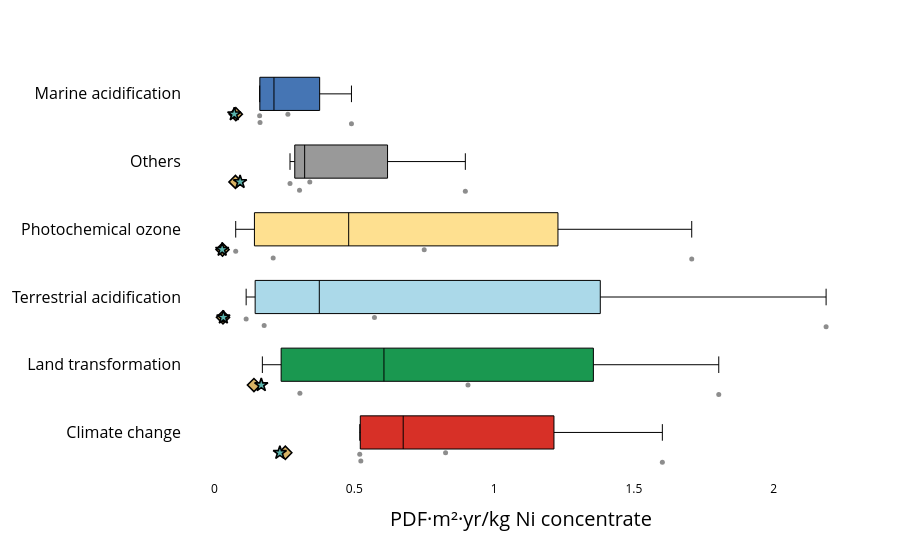

Write notebook code for a chart like this one.
### Code cell
plot_lcia_boxes_for_reference_product(
    df_eq_eiv,
    reference_product="Ni concentrate",
    yaxis_label="PDF·m²·yr/kg Ni concentrate",
    title="",
    output_html="results/Damages/boxplot_eq_ni_eiv.html",
    output_image="results/Damages/boxplot_eq_ni_eiv",
    image_format="pdf",
)

plot_lcia_boxes_for_reference_product(
    df_eq_riv,
    reference_product="Ni concentrate",
    yaxis_label="PDF·m²·yr/kg Ni concentrate",
    title="",
    output_html="results/Damages/boxplot_eq_ni_riv.html",
    output_image="results/Damages/boxplot_eq_ni_riv",
    image_format="pdf",
)

### Figure 1 — Plotly figure (JSON) as saved in the notebook; plotly's stock layout.template omitted (floating-point values rounded to 4 significant figures)
{"data": [{"boxpoints": "all", "fillcolor": "#d73027", "hoverinfo": "text+x", "hovertext": ["Nunavik Nickel", "Raglan", "Thompson", "Voisey's Bay"], "jitter": 0.35, "line": {"color": "black", "width": 1}, "marker": {"color": "rgba(80,80,80,0.65)", "size": 5}, "orientation": "h", "showlegend": false, "x": [0.5235, 0.8265, 0.5195, 1.602], "y": [0, 0, 0, 0], "type": "box"}, {"boxpoints": "all", "fillcolor": "#1a9850", "hoverinfo": "text+x", "hovertext": ["Nunavik Nickel", "Raglan", "Thompson", "Voisey's Bay"], "jitter": 0.35, "line": {"color": "black", "width": 1}, "marker": {"color": "rgba(80,80,80,0.65)", "size": 5}, "orientation": "h", "showlegend": false, "x": [0.3055, 0.1713, 1.804, 0.9067], "y": [1, 1, 1, 1], "type": "box"}, {"boxpoints": "all", "fillcolor": "#abd9e9", "hoverinfo": "text+x", "hovertext": ["Nunavik Nickel", "Raglan", "Thompson", "Voisey's Bay"], "jitter": 0.35, "line": {"color": "black", "width": 1}, "marker": {"color": "rgba(80,80,80,0.65)", "size": 5}, "orientation": "h", "showlegend": false, "x": [0.1777, 0.5723, 0.1133, 2.187], "y": [2, 2, 2, 2], "type": "box"}, {"boxpoints": "all", "fillcolor": "#fee090", "hoverinfo": "text+x", "hovertext": ["Nunavik Nickel", "Raglan", "Thompson", "Voisey's Bay"], "jitter": 0.35, "line": {"color": "black", "width": 1}, "marker": {"color": "rgba(80,80,80,0.65)", "size": 5}, "orientation": "h", "showlegend": false, "x": [0.2099, 0.7501, 0.07597, 1.707], "y": [3, 3, 3, 3], "type": "box"}, {"boxpoints": "all", "fillcolor": "#999999", "hoverinfo": "text+x", "hovertext": ["Nunavik Nickel", "Raglan", "Thompson", "Voisey's Bay"], "jitter": 0.35, "line": {"color": "black", "width": 1}, "marker": {"color": "rgba(80,80,80,0.65)", "size": 5}, "orientation": "h", "showlegend": false, "x": [0.2701, 0.3041, 0.3409, 0.8972], "y": [4, 4, 4, 4], "type": "box"}, {"boxpoints": "all", "fillcolor": "#4575b4", "hoverinfo": "text+x", "hovertext": ["Nunavik Nickel", "Raglan", "Thompson", "Voisey's Bay"], "jitter": 0.35, "line": {"color": "black", "width": 1}, "marker": {"color": "rgba(80,80,80,0.65)", "size": 5}, "orientation": "h", "showlegend": false, "x": [0.163, 0.2625, 0.1615, 0.4899], "y": [5, 5, 5, 5], "type": "box"}, {"marker": {"color": "rgba(0,0,0,0)", "line": {"color": "black", "width": 1.5}, "size": 16, "symbol": "square"}, "mode": "markers", "name": "MetalliCan range", "showlegend": false, "x": [null], "y": [null], "type": "scatter"}, {"marker": {"color": "rgba(80,80,80,0.7)", "size": 10, "symbol": "circle"}, "mode": "markers", "name": "MetalliCan sites", "showlegend": false, "x": [null], "y": [null], "type": "scatter"}, {"marker": {"color": "#d8b365", "line": {"color": "black", "width": 1.6}, "size": 10, "symbol": "diamond"}, "mode": "markers", "name": "Ecoinvent", "showlegend": false, "x": [0.2534, 0.1412, 0.07645, 0.075, 0.02872, 0.03043], "y": [-0.3, 0.7, 4.7, 3.7, 2.7, 1.7], "type": "scatter"}, {"marker": {"color": "#5ab4ac", "line": {"color": "black", "width": 1.6}, "size": 10, "symbol": "star"}, "mode": "markers", "name": "Regioinvent", "showlegend": false, "x": [0.2338, 0.1674, 0.0708, 0.09166, 0.02746, 0.03182], "y": [-0.3, 0.7, 4.7, 3.7, 2.7, 1.7], "type": "scatter"}], "layout": {"yaxis": {"tickfont": {"size": 16, "color": "black"}, "tickmode": "array", "tickvals": [0, 1, 2, 3, 4, 5], "ticktext": ["Climate change", "Land transformation", "Terrestrial acidification", "Photochemical ozone", "Others", "Marine acidification"], "automargin": true}, "xaxis": {"title": {"font": {"color": "black", "size": 20}, "text": "PDF·m²·yr/kg Ni concentrate"}, "tickfont": {"color": "black"}, "showgrid": false}, "title": {"text": "", "x": 0.5}, "margin": {"l": 80, "r": 40, "t": 60, "b": 80}, "plot_bgcolor": "white", "paper_bgcolor": "white", "showlegend": false}}
